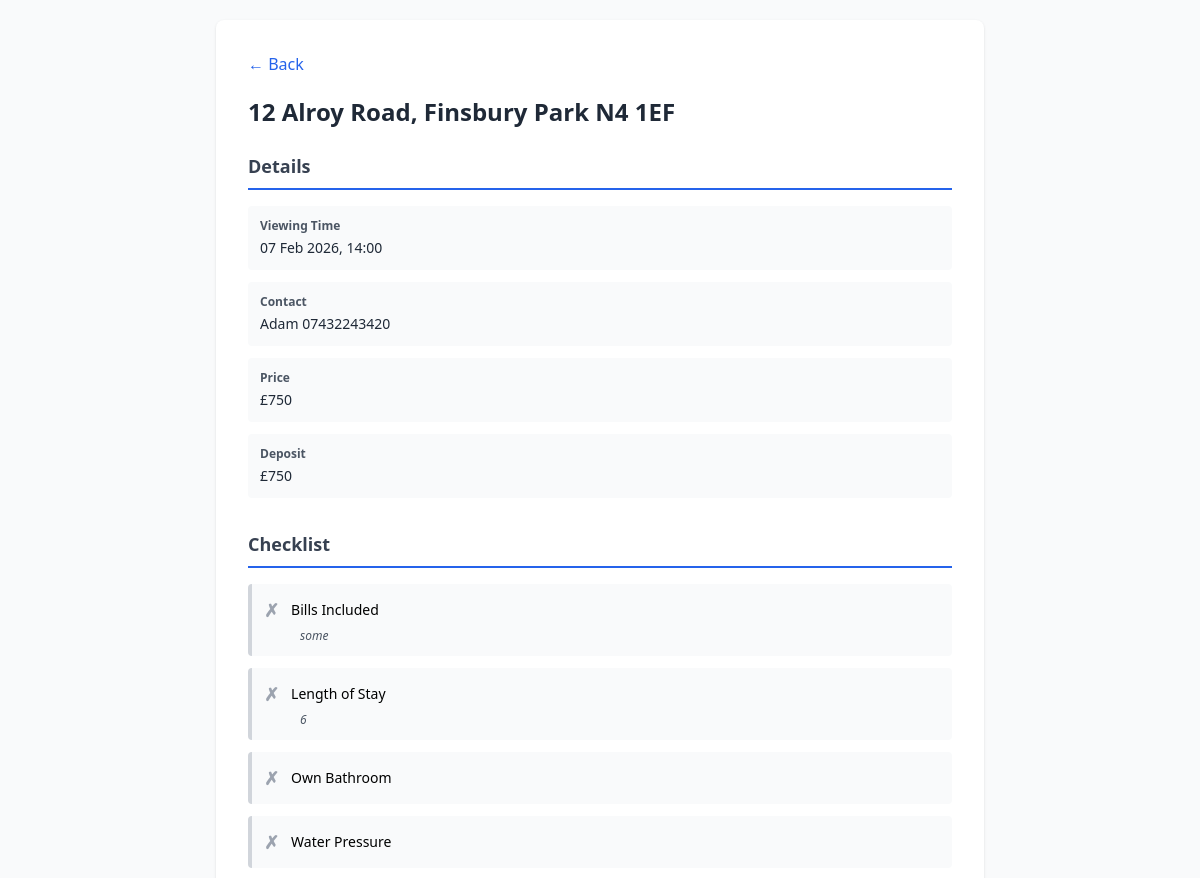
Page /view/7 (signed in, upper part) on the earlier database version.
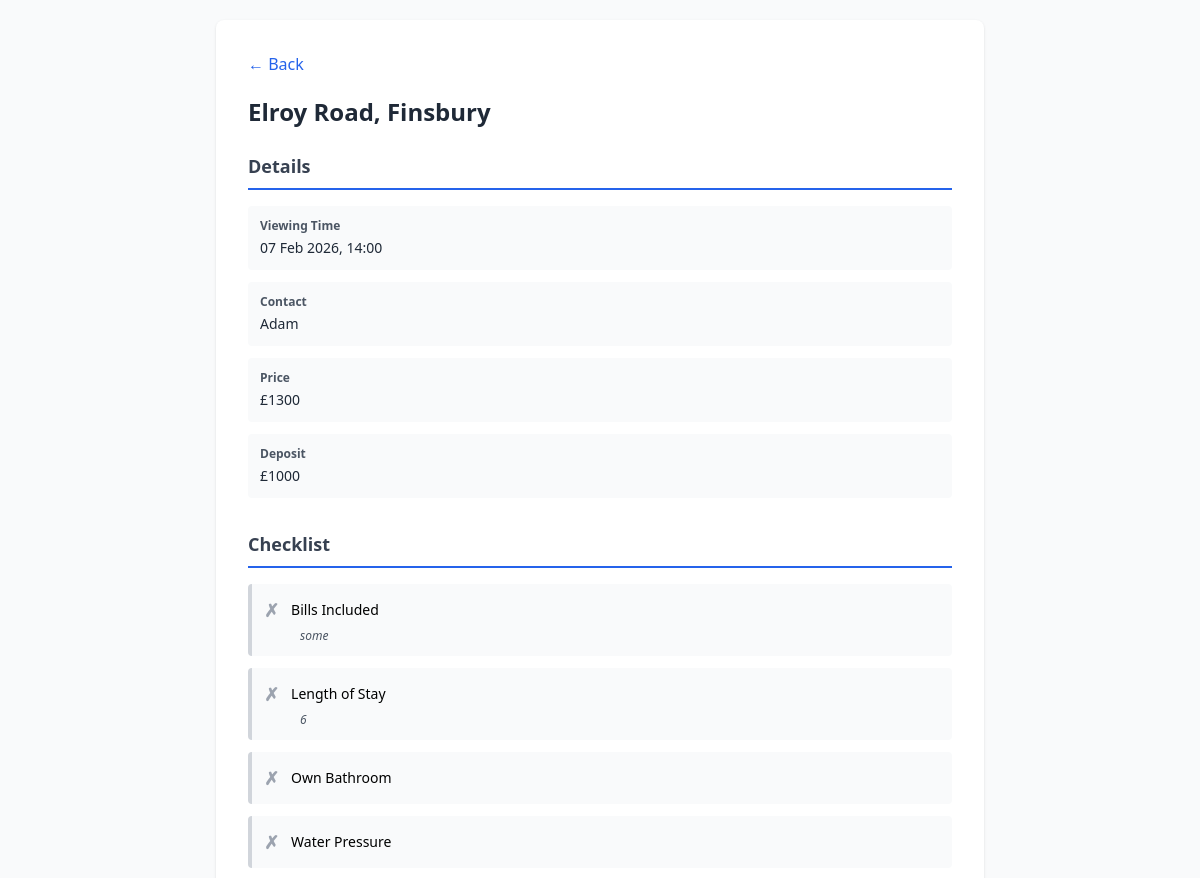
Same page on the later database version.
### tables this page shows
CREATE TABLE viewings (
            id INTEGER PRIMARY KEY AUTOINCREMENT,
            address TEXT NOT NULL,
            viewing_time TEXT,
            contact_name TEXT,
            checklist_data TEXT NOT NULL,
            created_at TIMESTAMP DEFAULT CURRENT_TIMESTAMP
        , user_id INTEGER, photo TEXT);

### app.py (the view)
@app.route('/view/<int:viewing_id>')
@login_required
def view_viewing(viewing_id):
    db = get_db()
    viewing = db.execute('SELECT * FROM viewings WHERE id = ? AND user_id = ?', (viewing_id, session['user_id'])).fetchone()
    db.close()
    if viewing:
        checklist_data = json.loads(viewing['checklist_data'])
        return render_template('view_checklist.html', viewing=viewing, checklist_data=checklist_data)
    return redirect(url_for('index'))

### app.py (called while the page is built)
@app.template_filter('format_datetime')
def format_datetime_filter(s):
    if not s:
        return ''
    try:
        dt = datetime.fromisoformat(s.replace('Z', '+00:00'))
        return dt.strftime('%d %b %Y, %H:%M')
    except:
        return s

def login_required(f):
    @wraps(f)
    def authenticate_user(*args, **kwargs):
        if 'user_id' not in session:
            return redirect(url_for('login'))
        return f(*args, **kwargs)
    return authenticate_user

def get_db():
    db = sqlite3.connect(app.config['DATABASE'])
    db.row_factory = sqlite3.Row
    return db

### templates/view_checklist.html (shortened to what this page needs)
<!DOCTYPE html>
<html>
<head>
    <script src="https://cdn.tailwindcss.com"></script>
</head>
<body class="bg-gray-50 p-5">
    <div class="max-w-3xl mx-auto bg-white p-8 rounded-lg shadow">
        <a href="/" class="text-blue-600 hover:underline mb-5 inline-block">← Back</a>
        <h1 class="text-2xl font-bold text-gray-800 mb-6">{{ viewing.address }}</h1>
        <div class="mb-8">
            <h2 class="text-lg font-semibold text-gray-700 mb-4 pb-2 border-b-2 border-blue-600">Details</h2>
            {% if viewing.viewing_time %}
            <div class="p-3 bg-gray-50 rounded mb-3">
                <div class="text-xs font-semibold text-gray-600">Viewing Time</div>
                <div class="text-sm text-gray-800 mt-1">{{ viewing.viewing_time|format_datetime }}</div>
            </div>
            {% endif %}
            {% if viewing.contact_name %}
            <div class="p-3 bg-gray-50 rounded mb-3">
                <div class="text-xs font-semibold text-gray-600">Contact</div>
                <div class="text-sm text-gray-800 mt-1">{{ viewing.contact_name }}</div>
            </div>
            {% endif %}
            {% if checklist_data.price %}
            <div class="p-3 bg-gray-50 rounded mb-3">
                <div class="text-xs font-semibold text-gray-600">Price</div>
                <div class="text-sm text-gray-800 mt-1">
                    {% if checklist_data.price_currency == 'USD' %}${% elif checklist_data.price_currency == 'EUR' %}€{% else %}£{% endif %}{{ checklist_data.price }}
                </div>
            </div>
            {% endif %}
            {% if checklist_data.deposit %}
            <div class="p-3 bg-gray-50 rounded mb-3">
                <div class="text-xs font-semibold text-gray-600">Deposit</div>
                <div class="text-sm text-gray-800 mt-1">
                    {% if checklist_data.deposit_currency == 'USD' %}${% elif checklist_data.deposit_currency == 'EUR' %}€{% else %}£{% endif %}{{ checklist_data.deposit }}
                </div>
            </div>
            {% endif %}
        </div>
        {% if checklist_data.properties %}
        <div class="mb-8">
            <h2 class="text-lg font-semibold text-gray-700 mb-4 pb-2 border-b-2 border-blue-600">Checklist</h2>
            {% for prop in checklist_data.properties %}
            <div class="p-3 rounded mb-3 border-l-4 {% if prop.checked %}bg-green-50 border-green-600{% else %}bg-gray-50 border-gray-300{% endif %}">
                <div class="flex items-center">
                    <span class="{% if prop.checked %}text-green-600{% else %}text-gray-400{% endif %} font-bold text-lg mr-3">{% if prop.checked %}✓{% else %}✗{% endif %}</span>
                    <span class="text-sm font-medium">{{ prop.label }}</span>
                </div>
                {% if prop.note %}
                <div class="ml-9 text-xs text-gray-600 italic mt-1">{{ prop.note }}</div>
                {% endif %}
            </div>
            {% endfor %}
        </div>
        {% endif %}
    </div>
</body>
</html>

Differences in the rows shown:
changed viewings: address "12 Alroy Road, Finsbury Park N4 1EF" → "Elroy Road, Finsbury"; contact_name "Adam 07432243420" → "Adam"
Other differences:
{{ checklist_data.price }}: "750" → "1300"
{{ checklist_data.deposit }}: "750" → "1000"
